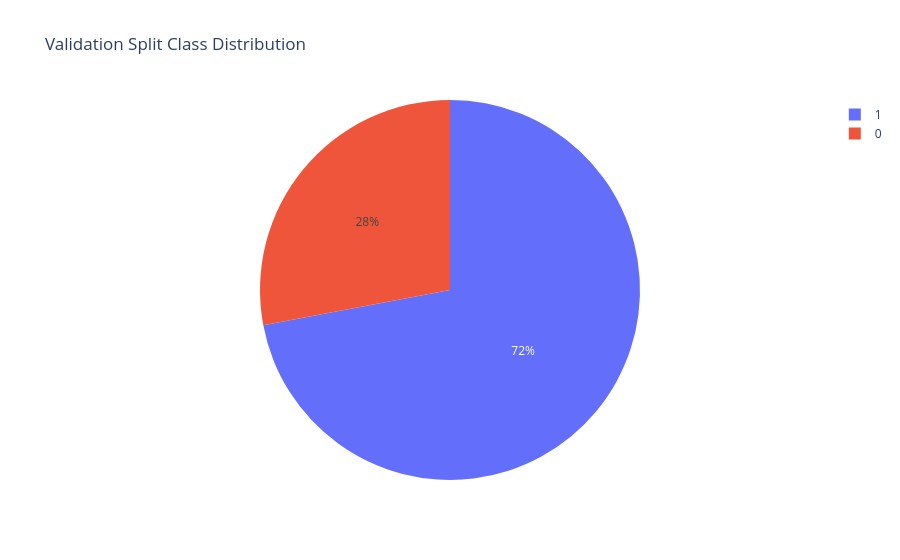

The notebook cell saved with this chart:
### Code cell
val_counts = (
    val_df.group_by("label")
    .len()
    .with_columns(
        (pl.col("len") / val_df.height).alias("proportion")
    )
)
fig = px.pie(
    val_counts,
    names="label",
    values="proportion",
    title="Validation Split Class Distribution"
)
fig.show()

### Figure 1 — Plotly figure (JSON) as saved in the notebook; plotly's stock layout.template omitted (floating-point values rounded to 4 significant figures)
{"data": [{"domain": {"x": [0, 1], "y": [0, 1]}, "hovertemplate": "label=%{label}<br>proportion=%{value}<extra></extra>", "labels": [0, 1], "legendgroup": "", "name": "", "showlegend": true, "type": "pie", "values": [0.2797, 0.7203]}], "layout": {"legend": {"tracegroupgap": 0}, "title": {"text": "Validation Split Class Distribution"}}}
